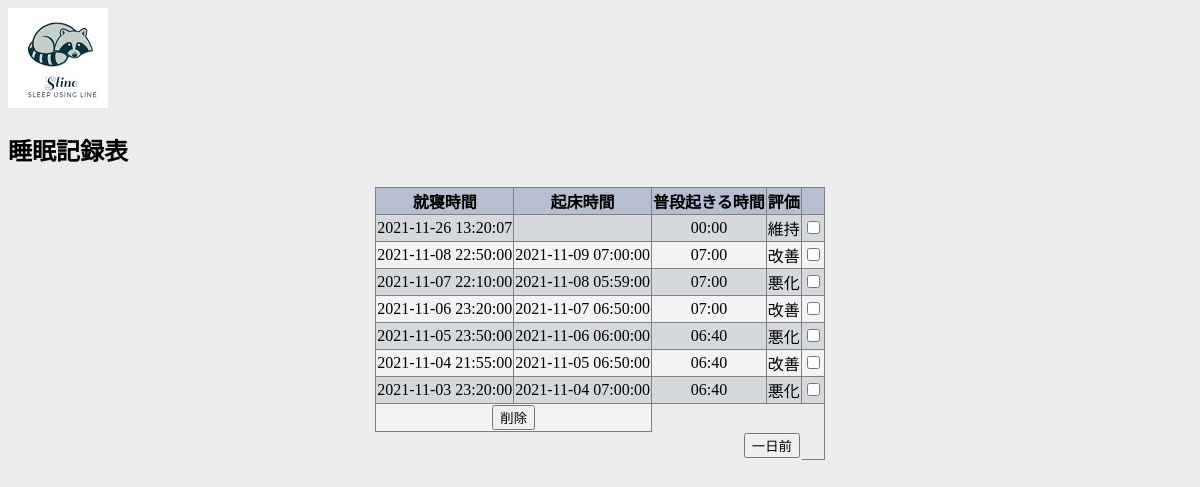
Page /sleep_table.php?profile_id=1 on the committed database.
### tables this page shows
CREATE TABLE `sleep` (
  `sleep_id` int(11) NOT NULL,
  `user_id` varchar(50) NOT NULL,
  `in_time` datetime(6) NOT NULL,
  `out_time` datetime(6) DEFAULT NULL,
  `wake_up_time` int(11) NOT NULL,
  `question` varchar(30) DEFAULT NULL
);

### sleep_table.php (the view, shortened to what this page needs)
<!DOCTYPE html>
<html lang="ja">
<head>
    <link rel="stylesheet" href="./css/table.css">
</head>
<body>
<div class="logoimg">
	<img src="./image/logo2.jpg">
    <h2 class="title">睡眠記録表</h2>
	</div>
    <?php
    require("return_id.php");
    $i = 0;
    $num = 0;
    if (isset($_GET["profile_id"])) {
        $user_id = ret_user_id((int)$_GET["profile_id"]);
    }
    try {
        $sql = "SELECT * FROM(SELECT * FROM sleep WHERE user_id=:user_id ORDER BY in_time desc LIMIT $num,8) as result";
        $sql_max = "SELECT * FROM(SELECT * FROM sleep WHERE user_id=:user_id ORDER BY in_time desc LIMIT 0,1) as maxresult";
        $sql_min = "SELECT * FROM(SELECT * FROM sleep WHERE user_id=:user_id ORDER BY in_time LIMIT 0,1) as minresult";
        $stm = $pdo->prepare($sql);
        $stm_max = $pdo->prepare($sql_max);
        $stm_min = $pdo->prepare($sql_min);
        $stm->bindValue(":user_id", $user_id, PDO::PARAM_STR);
        $stm_max->bindValue(":user_id", $user_id, PDO::PARAM_STR);
        $stm_min->bindValue(":user_id", $user_id, PDO::PARAM_STR);
        if ($stm_max->execute()) {
            $result_max = $stm_max->fetchAll(PDO::FETCH_ASSOC);
        }
        if ($stm_min->execute()) {
            $result_min = $stm_min->fetchAll(PDO::FETCH_ASSOC);
            $min_sleep_id = $result_min[0]["sleep_id"];
        }
        if ($stm->execute()) {
            $result = $stm->fetchAll(PDO::FETCH_ASSOC);
            if (count($result) > 0) {
                echo "<div class=buttan>";
                echo "<table border=1>";
                echo "<th>就寝時間</th><th>起床時間</th><th>普段起きる時間</th><th>評価</th><th></th>";
                foreach ($result as $value) {
                    $wake_up_time_hour = sprintf("%02d", (int)($value["wake_up_time"] / 60));
                    $wake_up_time_minutes = sprintf("%02d", (int)($value["wake_up_time"] % 60));
                    $in_time = explode(".",$value["in_time"]);
                    $out_time = explode(".",$value["out_time"]);
                    $sleep_id = $value["sleep_id"];
                    if (!($value["sleep_id"] == $min_sleep_id || $i >= 7)) {
                        $i += 1;
                        $sleep_out_time = strtotime($value["out_time"]);
                        $sleep_out_time_hour = date("H", $sleep_out_time);
                        $sleep_out_time_minutes = date("i", $sleep_out_time);
                        $sleep_out_time = (int)((int)$sleep_out_time_hour * 60 + (int)$sleep_out_time_minutes);
                        $sleep_out_time_pre = strtotime($result[$i]["out_time"]);
                        $sleep_out_time_pre_hour = date("H", $sleep_out_time_pre);
                        $sleep_out_time_pre_minutes = date("i", $sleep_out_time_pre);
                        $sleep_out_time_pre = (int)((int)$sleep_out_time_pre_hour * 60 + (int)$sleep_out_time_pre_minutes);
                        $msg_pre1 = abs($sleep_out_time - $value["wake_up_time"]);
                        $msg_pre2 = abs($sleep_out_time_pre - $result[$i]["wake_up_time"]);
                        $msg_abs = abs($msg_pre1 - $msg_pre2);
                        if($msg_abs < 10){
                            $msg = "維持";
                        }else {
                        if($msg_pre1 <= $msg_pre2){
                            $msg = "改善";
                        }else {
                            $msg = "悪化";
                        }
                    }
                        echo "<tr><td>$in_time[0]</td><td>$out_time[0]</td><td>$wake_up_time_hour:$wake_up_time_minutes</td><td>$msg</td>";
                        ?>
                        <form method="POST" action="delete_row.php">
                    <?php
                        echo "<td><input type=checkbox name=row$i value=$sleep_id></td>";
                    } else if ($value["sleep_id"] == $min_sleep_id && $i <= 6) {
                        echo "<tr><td>$in_time[0]</td><td>$out_time[0]</td><td>$wake_up_time_hour:$wake_up_time_minutes</td><td>最初</td>";
                        echo "<td><input type=checkbox name=row$i value=$sleep_id></td>";
                    }
                }
                echo "<tr><td colspan=2 class=delete>";
                echo "<input type=submit value=削除>";
                ?>
                </form>
                <?php
                echo "<tr><td colspan=2 class=remove>";
                echo "</td><td colspan=2 class=add>";
                if (count($result) == 8) {
                    if ($result[count($result) - 2]["sleep_id"] != $min_sleep_id) {
                        echo "<form method=POST action=sleep_table.php class=add>";
                        echo "<input type=submit value=一日前>";
                        echo "</form>";
                    }
                }
                echo "</td></table>";
                echo "</div>";
            } else {
                echo "データが一件も入力されていません";
            }
        }
    } catch (Exception $e) {
        echo 'エラーが発生しました。:' . $e->getMessage();
    }
    ?>
</body>
</html>

### css/table.css (style rules this page uses)
body { background-color: #ececec; }
table { margin: auto; border-collapse: collapse; text-align: center; }
table th { background-color: #b5bfd1; }
table tr { background-color: #F3F3F3; }
table tr:nth-child(even) { background-color: rgb(213, 217, 221); }
table tr:last-child { border: 0; background-color: #ececec; }
.remove { margin-left: auto; text-align: left; }
.add { margin-right: auto; text-align: right; }
.delete { margin: auto; text-align: center; }

### rows in the picture
sleep: in_time "2021-11-26 13:20:07", wake_up_time "00", msg "維持"
sleep: in_time "2021-11-08 22:50:00", out_time "2021-11-09 07:00:00", wake_up_time "07", wake_up_time "00", msg "改善"
sleep: in_time "2021-11-07 22:10:00", out_time "2021-11-08 05:59:00", wake_up_time "07", wake_up_time "00", msg "悪化"
sleep: in_time "2021-11-06 23:20:00", out_time "2021-11-07 06:50:00", wake_up_time "07", wake_up_time "00", msg "改善"
sleep: in_time "2021-11-05 23:50:00", out_time "2021-11-06 06:00:00", wake_up_time "06", wake_up_time "40", msg "悪化"
sleep: in_time "2021-11-04 21:55:00", out_time "2021-11-05 06:50:00", wake_up_time "06", wake_up_time "40", msg "改善"
sleep: in_time "2021-11-03 23:20:00", out_time "2021-11-04 07:00:00", wake_up_time "06", wake_up_time "40", msg "悪化"
